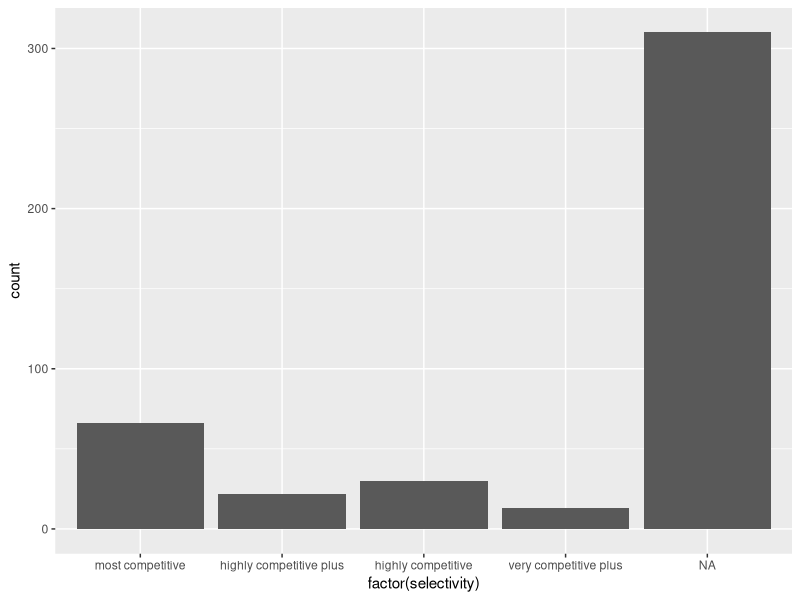
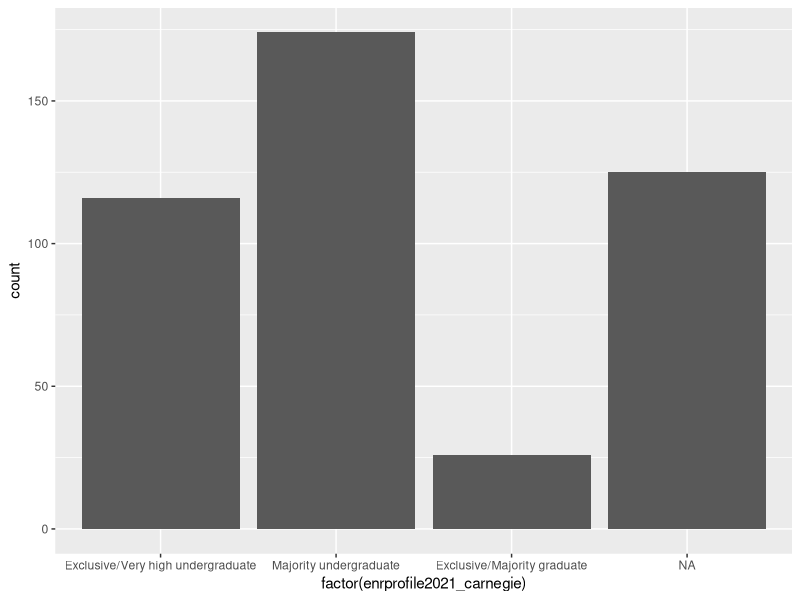
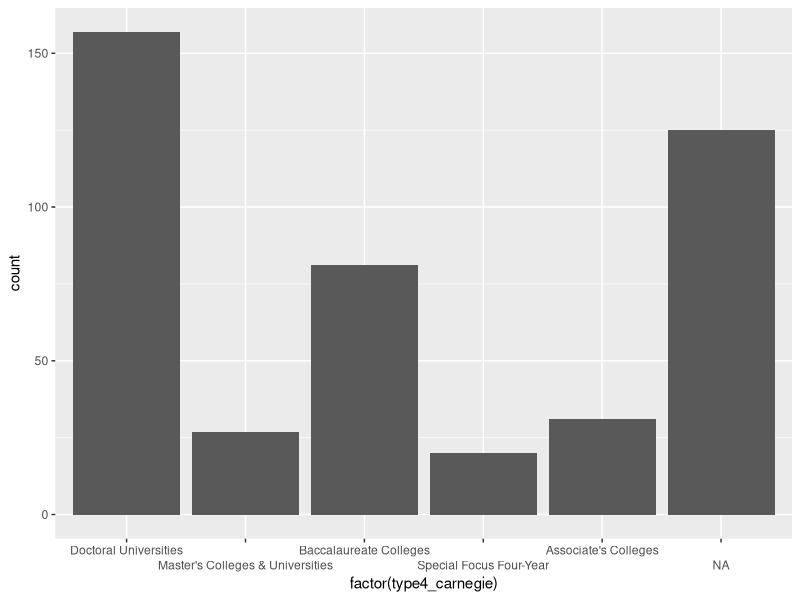
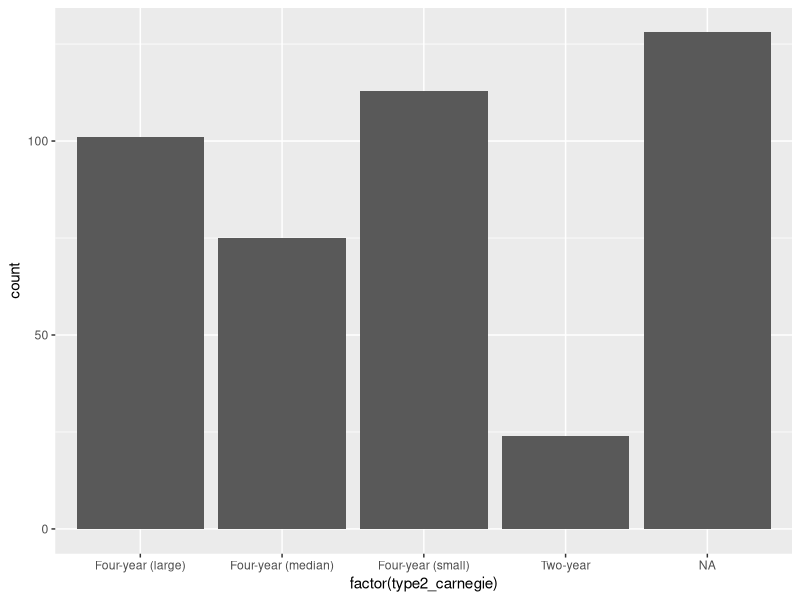
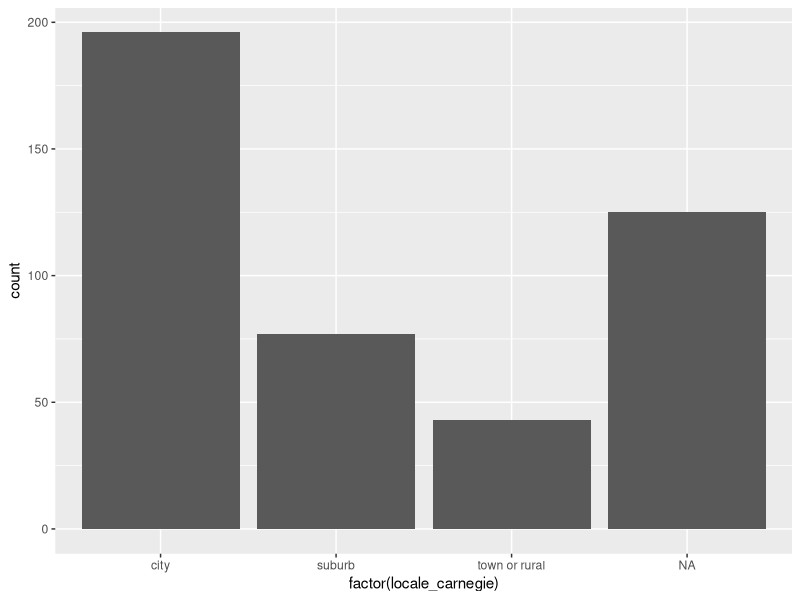
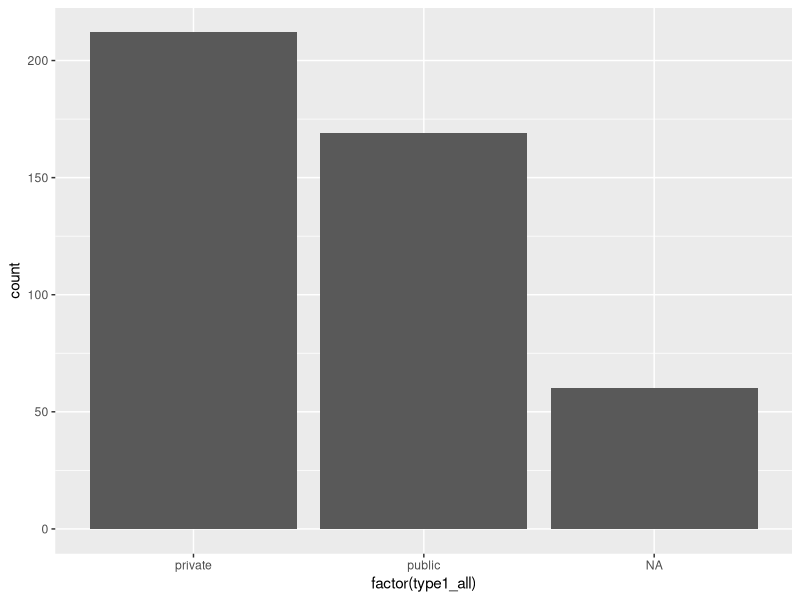
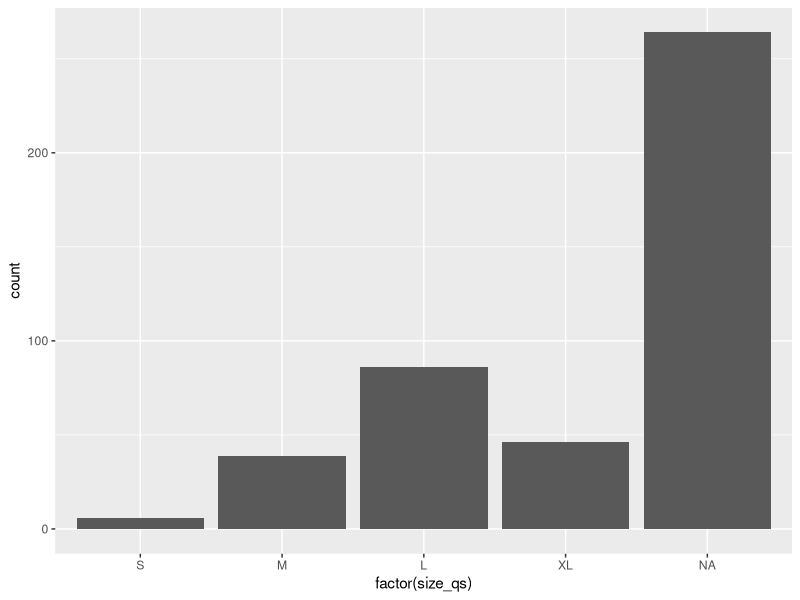
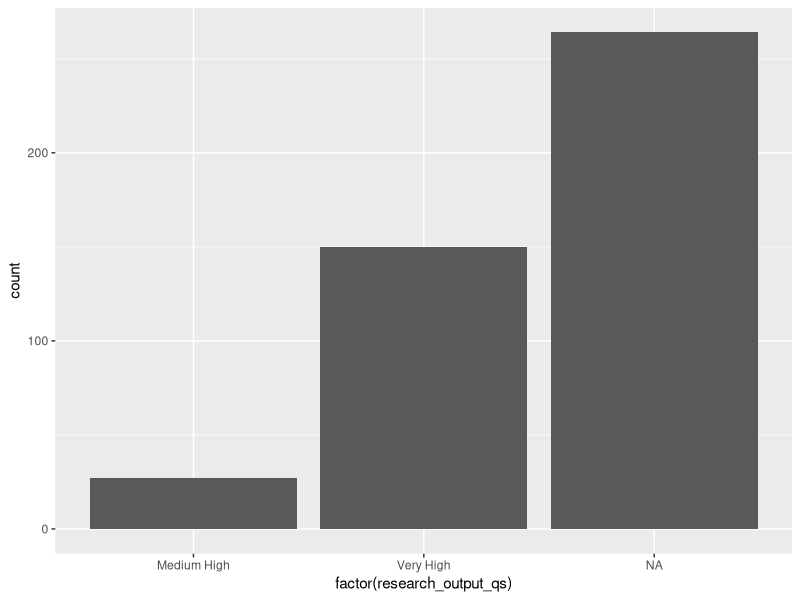

Recreate these plots in R, in order.
## ---- chunk 1
library(tidyverse)
library(readxl)
library(here)

# The arwu dataset
arwu2018 <- read_delim(here::here("dataset/arwu-usa-2018.csv"), 
                       delim = ";", 
                       escape_double = FALSE, 
                       trim_ws = TRUE)

problems(arwu2018)

arwu2018 <- arwu2018 %>% 
  select(University, `Total score`, `World rank`, `World rank integer`, `National rank`, `N&S`, `Hi Ci`, Alumni, Award, PUB, PCP) %>% 
  rename(university = University,
         total_score_arwu = `Total score`, 
         world_rank_cat_arwu = `World rank`, 
         world_rank_arwu = `World rank integer`, 
         national_rank_arwu = `National rank`, 
         n_s_arwu = `N&S`, 
         hi_ci_arwu = `Hi Ci`, 
         alumni_arwu = Alumni, 
         award_arwu = Award, 
         pub_arwu = PUB, 
         pcp_arwu = PCP)


# The qs dataset
qs2022 <- read_csv(here::here("dataset/qs_world_university_ranking_2022.csv"))
  
problems(qs2022)

qs2022 <- qs2022 %>% 
  select(university, size, type, city, score, rank_display, research_output, faculty_count, student_faculty_ratio, international_students) %>% 
  rename(size_qs = size, 
         type1_qs = type, 
         score_qs = score, 
         world_rank_qs = rank_display, 
         research_output_qs = research_output, 
         faculty_count_qs = faculty_count, 
         stu_facl_ratio_qs = student_faculty_ratio, 
         international_students_qs = international_students)


# The selectivity dataset
selectivity <- read_excel(here::here("dataset/Selectivity rank.xlsx"))
  
problems(selectivity)

selectivity <- selectivity %>% 
  rename(university = `Institution Name`, 
         state = State, 
         selectivity = Selectivity)


# The city_population_density dataset
city_population_density2016 <- read_csv(here::here("dataset/US Population Density.csv"))

problems(city_population_density2016)

city_population_density2016 <- city_population_density2016 %>% 
  rename(city = City, 
         state = State, 
         city_population_density = `Population Density (Persons/Square Mile)`, 
         city_population = `2016 Population`, 
         city_land_area = `Land Area (Square Miles)`)


# The opendoors dataset
opendoors_2021SY <- read_csv(here::here("dataset/OpendoorsPopulation.csv"),
                             skip = 1)

problems(opendoors_2021SY)

opendoors_2021SY <- opendoors_2021SY %>% 
  rename(university = Institutions, 
         city = City, 
         state_opendoors = State,
         international_students_opendoors = `Int'l Students`)


# The kaggle dataset
kagglecolleges <- read_csv(here::here("dataset/Kagglecolleges.csv"))

problems(kagglecolleges)

kagglecolleges <- kagglecolleges %>% 
  rename(national_rank_kaggle = ...1, 
         university = `College Name`, 
         tuition_kaggle = Tuition,
         enrollment_kaggle = `Enrollment Numbers`) %>% 
  mutate(national_rank_kaggle = national_rank_kaggle + 1) 


# The P1_Carnegie dataset
p1_carnegie <- read_csv(here::here("dataset/P1_Carnegie.csv"))

problems(p1_carnegie)

p1_carnegie <- p1_carnegie %>% 
  rename(university = name, 
         state_carnegie = state)


# The top120enrollment2020fall dataset
top120enrollment2020fall <- read_excel(here::here("dataset/total erollment size top120.xls"),
                          skip = 1)

problems(top120enrollment2020fall)

top120enrollment2020fall <- top120enrollment2020fall %>% 
  select(-Rank) %>% 
  rename(university = Institution, 
         state_top120enrollment = State, 
         type1_top120enrollment = Control,
         type2_top120enrollment = Level,
         enrollment_top120enrollment = TotalEnrollment)


# The nat_lib_uscolleges dataset
nat_lib_uscolleges <- read_excel(here::here("dataset/Nat_Lib_USColleges.xlsx"))

problems(nat_lib_uscolleges)

nat_lib_uscolleges <- nat_lib_uscolleges %>% 
  rename(university = SCHOOL, 
         city = City,
         state_natlib = State, 
         international_students_natlib = INTERNATIONAL,
         type3_natlib = Type)
## ---- chunk 2
full_data_leftjoinCarnegie <- arwu2018 %>% 
  full_join(kagglecolleges, by = "university") %>% 
  full_join(nat_lib_uscolleges, by = "university") %>% 
  full_join(opendoors_2021SY, by = "university") %>% 
  full_join(qs2022, by = "university") %>% 
  full_join(selectivity, by = "university") %>% 
  full_join(top120enrollment2020fall, by = "university") %>% 
  left_join(p1_carnegie, by = "university") 

write_csv(full_data_leftjoinCarnegie, file = here::here("dataset/full_data_leftjoinCarnegie.csv"))
## ---- chunk 3
## Turn type1_top120enrollment and type1_qs into numeric variable
full_data_leftjoinCarnegie <- full_data_leftjoinCarnegie %>% 
  mutate(type1_top120enrollment = ifelse(type1_top120enrollment=="Public", 1, type1_top120enrollment)) %>%
  mutate(type1_top120enrollment = ifelse(type1_top120enrollment=="PrivNp", 2, type1_top120enrollment)) %>%
  mutate(type1_top120enrollment = ifelse(type1_top120enrollment=="PrivFp", 3, type1_top120enrollment)) %>%
  mutate(type1_qs = ifelse(type1_qs=="Public", 1, type1_qs)) %>%
  mutate(type1_qs = ifelse(type1_qs=="Private", 4, type1_qs))

full_data_leftjoinCarnegie$type1_top120enrollment <- as.numeric(full_data_leftjoinCarnegie$type1_top120enrollment)
full_data_leftjoinCarnegie$type1_qs <- as.numeric(full_data_leftjoinCarnegie$type1_qs)


## Only keep one city column (there are four after joining) 
full_data_leftjoinCarnegie1 <- full_data_leftjoinCarnegie %>% 
  filter(!is.na(university)) %>% 
  head(-4) %>% 
  relocate(university, city.x, city.y, city.x.x, city.y.y) %>%
  arrange(is.na(city.x)) %>% 
  mutate(city.x = ifelse(is.na(city.x), city.y, city.x)) %>% 
  mutate(city.x = ifelse(is.na(city.x), city.x.x, city.x)) %>% 
  mutate(city.x = ifelse(is.na(city.x), city.y.y, city.x)) %>% 
  arrange(is.na(city.x)) %>% 
  select(-city.y, -city.x.x, -city.y.y) %>% 
  rename(city = city.x) %>% 
## Only keep one state column (there are five after joining)
  relocate(university, city, state, state_natlib, state_opendoors, state_top120enrollment, state_carnegie) %>%
  arrange(is.na(state)) %>% 
  mutate(state = ifelse(is.na(state), state_natlib, state)) %>% 
  mutate(state = ifelse(is.na(state), state_opendoors, state)) %>% 
  mutate(state = ifelse(is.na(state), state_top120enrollment, state)) %>%
  mutate(state = ifelse(is.na(state), state_carnegie, state)) %>%
  arrange(is.na(state)) %>% 
  select(-state_natlib, -state_opendoors, -state_top120enrollment, -state_carnegie) %>% 
## Relocate international students population datapoints (there are three)
  relocate(university, city, state, international_students_natlib, international_students_opendoors, international_students_qs) %>%
## Filter out if data is misisng on international_students_natlib, international_students_qs, or international_students_opendoors
  filter(!is.na(international_students_natlib) | !is.na(international_students_opendoors) | !is.na(international_students_qs)) 

write_csv(full_data_leftjoinCarnegie1, file = here::here("dataset/full_data_leftjoinCarnegie1.csv"))
## ---- chunk 4
full_data_leftjoinCarnegie1_dedup <- read_csv(here::here("dataset/full_data_leftjoinCarnegie1_dedup.csv"))

problems(full_data_leftjoinCarnegie1_dedup)
## ---- chunk 5
semi_clean_data <- 
  full_data_leftjoinCarnegie1_dedup %>% 
## Clean type1 variables (private or public) based on control_carnegie, type1_qs, and type1_top120enrollment
  mutate(type1_all = ifelse(is.na(control_carnegie), type1_top120enrollment, control_carnegie)) %>% 
  mutate(type1_all = ifelse(is.na(type1_all), type1_qs, type1_all)) %>% 
  arrange(type1_all) %>% 
## Update the three university with value 4 (private) to 2 (not for profit private)
  mutate(type1_all = ifelse(type1_all==4, 2, type1_all)) %>% 
## drop the 3 original type1 variables
  select(-control_carnegie, -type1_qs, -type1_top120enrollment) %>% 
## clean other control type variables
  select(-type2_top120enrollment) %>% 
  rename(type2_carnegie = sizeset2021_carnegie,
         type4_carnegie = basic2021_carnegie) %>% 
## Create a new variable for international student population so that it takes the maximum value from the international_students_qs and international_students_opendoors
  mutate(international_students_max = pmax(international_students_qs, international_students_opendoors, na.rm = TRUE)) %>% 
## left join with city_population_density2016
  left_join(city_population_density2016, by = c("city","state")) %>% 
## Relocate the variables
  relocate(university, city, state,
           city_population_density, city_population, city_land_area,
           international_students_natlib, international_students_max, international_students_qs, international_students_opendoors, 
           tuition_kaggle,
           selectivity,
           world_rank_cat_arwu, world_rank_arwu, world_rank_qs,
           national_rank_arwu, national_rank_kaggle,
           type1_all,
           type2_carnegie,
           type3_natlib,
           type4_carnegie, enrprofile2021_carnegie,
           locale_carnegie,
           size_qs,
           faculty_count_qs, stu_facl_ratio_qs,
           research_output_qs, award_arwu, hi_ci_arwu, n_s_arwu, pub_arwu,
           pcp_arwu, alumni_arwu,
           enrollment_kaggle, enrollment_top120enrollment,
           total_score_arwu, score_qs) 


## Collapse, label, and reorder levels for categorical variables
clean_data <- semi_clean_data

# selectivity
clean_data$selectivity[clean_data$selectivity == 1] <- "most competitive"
clean_data$selectivity[clean_data$selectivity == 2] <- "highly competitive plus"
clean_data$selectivity[clean_data$selectivity == 3] <- "highly competitive"
clean_data$selectivity[clean_data$selectivity == 4] <- "very competitive plus"

selectivity_levels <- c(
  "most competitive",
  "highly competitive plus",
  "highly competitive",
  "very competitive plus")

clean_data$selectivity <- factor(clean_data$selectivity, levels = selectivity_levels)

clean_data %>% ggplot(aes(x=factor(selectivity)))+geom_bar()


# enrprofile2021_carnegie 
clean_data$enrprofile2021_carnegie[clean_data$enrprofile2021_carnegie == 1 | 
                                     clean_data$enrprofile2021_carnegie == 2 | 
                                     clean_data$enrprofile2021_carnegie == 3] <- "Exclusive/Very high undergraduate"

clean_data$enrprofile2021_carnegie[clean_data$enrprofile2021_carnegie == 4 | 
                                     clean_data$enrprofile2021_carnegie == 5] <- "Majority undergraduate"


clean_data$enrprofile2021_carnegie[clean_data$enrprofile2021_carnegie == 6 | 
                                     clean_data$enrprofile2021_carnegie == 7] <- "Exclusive/Majority graduate"

enrprofile2021_carnegie_levels <- c(
  "Exclusive/Very high undergraduate",
  "Majority undergraduate",
  "Exclusive/Majority graduate")
  
clean_data$enrprofile2021_carnegie <- factor(clean_data$enrprofile2021_carnegie, levels = enrprofile2021_carnegie_levels)

clean_data %>% ggplot(aes(x=factor(enrprofile2021_carnegie)))+geom_bar()


# type4_carnegie
clean_data$type4_carnegie[clean_data$type4_carnegie == 1 | 
                            clean_data$type4_carnegie == 2 |
                            clean_data$type4_carnegie == 3 |
                            clean_data$type4_carnegie == 4 |
                            clean_data$type4_carnegie == 5 | 
                            clean_data$type4_carnegie == 6 |
                            clean_data$type4_carnegie == 14 ] <- "Associate's Colleges"

clean_data$type4_carnegie[clean_data$type4_carnegie == 15 | 
                          clean_data$type4_carnegie == 16 |
                          clean_data$type4_carnegie == 17 ] <- "Doctoral Universities"
    
clean_data$type4_carnegie[clean_data$type4_carnegie == 18 | 
                          clean_data$type4_carnegie == 19 |
                          clean_data$type4_carnegie == 20 ] <- "Master's Colleges & Universities"

clean_data$type4_carnegie[clean_data$type4_carnegie == 21 | 
                          clean_data$type4_carnegie == 22 |
                          clean_data$type4_carnegie == 23 ] <- "Baccalaureate Colleges"

clean_data$type4_carnegie[clean_data$type4_carnegie == 24 | 
                          clean_data$type4_carnegie == 25 |
                          clean_data$type4_carnegie == 26 |
                          clean_data$type4_carnegie == 27 |
                          clean_data$type4_carnegie == 28 | 
                          clean_data$type4_carnegie == 29 |
                          clean_data$type4_carnegie == 30 ] <- "Special Focus Four-Year"

type4_carnegie_levels <- c(
  "Doctoral Universities",
  "Master's Colleges & Universities",
  "Baccalaureate Colleges",
  "Special Focus Four-Year",
  "Associate's Colleges")

clean_data$type4_carnegie <- factor(clean_data$type4_carnegie, levels = type4_carnegie_levels)

clean_data %>% ggplot(aes(x=factor(type4_carnegie)))+geom_bar()+scale_x_discrete(guide = guide_axis(n.dodge=2))



# type2_carnegie
clean_data$type2_carnegie[clean_data$type2_carnegie == 3 | 
                          clean_data$type2_carnegie == 4 |
                          clean_data$type2_carnegie == 5 ] <- "Two-year"

clean_data$type2_carnegie[clean_data$type2_carnegie == 6 | 
                          clean_data$type2_carnegie == 7 |
                          clean_data$type2_carnegie == 8 |
                          clean_data$type2_carnegie == 9 |
                          clean_data$type2_carnegie == 10 |
                          clean_data$type2_carnegie == 11 ] <- "Four-year (small)"

clean_data$type2_carnegie[clean_data$type2_carnegie == 12 | 
                          clean_data$type2_carnegie == 13 |
                          clean_data$type2_carnegie == 14 ] <- "Four-year (median)"

clean_data$type2_carnegie[clean_data$type2_carnegie == 15 | 
                          clean_data$type2_carnegie == 16 |
                          clean_data$type2_carnegie == 17 ] <- "Four-year (large)"

type2_carnegie_levels <- c(
  "Four-year (large)",
  "Four-year (median)",
  "Four-year (small)",
  "Two-year")

clean_data$type2_carnegie <- factor(clean_data$type2_carnegie, levels = type2_carnegie_levels)

clean_data %>% ggplot(aes(x=factor(type2_carnegie)))+geom_bar()


# locale_carnegie
clean_data$locale_carnegie[clean_data$locale_carnegie == 11 | 
                             clean_data$locale_carnegie == 12 |
                             clean_data$locale_carnegie == 13 ] <- "city"

clean_data$locale_carnegie[clean_data$locale_carnegie == 21 | 
                             clean_data$locale_carnegie == 22 |
                                                    clean_data$locale_carnegie == 23 ] <- "suburb"

clean_data$locale_carnegie[clean_data$locale_carnegie == 31 | 
                             clean_data$locale_carnegie == 32 |
                             clean_data$locale_carnegie == 33 |
                             clean_data$locale_carnegie == 41 |
                             clean_data$locale_carnegie == 42 ] <- "town or rural"

locale_carnegie_levels <- c(
  "city",
  "suburb",
  "town or rural")

clean_data$locale_carnegie <- factor(clean_data$locale_carnegie, levels = locale_carnegie_levels)

clean_data %>% ggplot(aes(x=factor(locale_carnegie)))+geom_bar()


# type1_all
clean_data <- clean_data %>% 
  mutate(type1_all = ifelse(type1_all==3, 2, type1_all)) 

clean_data$type1_all[clean_data$type1_all == 1 ] <- "public"
clean_data$type1_all[clean_data$type1_all == 2 ] <- "private"
clean_data$type1_all <- factor(clean_data$type1_all)

clean_data %>% ggplot(aes(x=factor(type1_all)))+geom_bar()


# size_qs
size_levels <- c(
  "S",
  "M",
  "L",
  "XL")

clean_data$size_qs <- factor(clean_data$size_qs, levels = size_levels)

clean_data %>% ggplot(aes(x=factor(size_qs)))+geom_bar()


# research_output_qs
clean_data$research_output_qs[clean_data$research_output_qs == "High" |
                                clean_data$research_output_qs == "Medium" ] <- "Medium High"

clean_data$research_output_qs <- factor(clean_data$research_output_qs)

clean_data %>% ggplot(aes(x=factor(research_output_qs)))+geom_bar()


# world_rank_cat_arwu
suppressWarnings({
  clean_data$world_rank_cat_arwu[as.integer(clean_data$world_rank_cat_arwu) > 0  & 
                                   as.integer(clean_data$world_rank_cat_arwu) < 21] <- "1-20"
  clean_data$world_rank_cat_arwu[as.integer(clean_data$world_rank_cat_arwu) > 20  & 
                                   as.integer(clean_data$world_rank_cat_arwu) < 51] <- "21-50"
  clean_data$world_rank_cat_arwu[as.integer(clean_data$world_rank_cat_arwu) > 50  & 
                                   as.integer(clean_data$world_rank_cat_arwu) < 101] <- "51-100"
})


arwu_levels <- c(
  "1-20",
  "21-50",
  "51-100",
  "101-150",
  "151-200",
  "201-300",
  "301-400",
  "401-500")

clean_data$world_rank_cat_arwu <- factor(clean_data$world_rank_cat_arwu, levels = arwu_levels)
  
clean_data %>% ggplot(aes(x=factor(world_rank_cat_arwu)))+geom_bar()


# world_rank_qs
suppressWarnings({
  clean_data$world_rank_qs[as.integer(clean_data$world_rank_qs) > 0  & 
                             as.integer(clean_data$world_rank_qs) < 21] <- "1-20"
  clean_data$world_rank_qs[as.integer(clean_data$world_rank_qs) > 20  & 
                             as.integer(clean_data$world_rank_qs) < 51] <- "21-50"
  clean_data$world_rank_qs[as.integer(clean_data$world_rank_qs) > 50  & 
                             as.integer(clean_data$world_rank_qs) < 101] <- "51-100"
  clean_data$world_rank_qs[as.integer(clean_data$world_rank_qs) > 100  & 
                             as.integer(clean_data$world_rank_qs) < 151] <- "101-150"
  clean_data$world_rank_qs[as.integer(clean_data$world_rank_qs) > 150  & 
                             as.integer(clean_data$world_rank_qs) < 201] <- "151-200"
  clean_data$world_rank_qs[as.integer(clean_data$world_rank_qs) > 200  & 
                             as.integer(clean_data$world_rank_qs) < 301] <- "201-300"
  clean_data$world_rank_qs[as.integer(clean_data$world_rank_qs) > 300  & 
                             as.integer(clean_data$world_rank_qs) < 401] <- "301-400"
  clean_data$world_rank_qs[as.integer(clean_data$world_rank_qs) > 400  & 
                             as.integer(clean_data$world_rank_qs) < 501] <- "401-500"
  clean_data$world_rank_qs[clean_data$world_rank_qs == "511-520" |
                             clean_data$world_rank_qs == "541-550" |
                             clean_data$world_rank_qs == "561-570" |
                             clean_data$world_rank_qs == "571-580" |
                             clean_data$world_rank_qs == "581-590"] <- "501-600"
  clean_data$world_rank_qs[clean_data$world_rank_qs == "601-650" |
                             clean_data$world_rank_qs == "651-700" |
                             clean_data$world_rank_qs == "701-750" |
                             clean_data$world_rank_qs == "751-8000"] <- "601-800"
  clean_data$world_rank_qs[clean_data$world_rank_qs == "1201"] <- "1001-1200"
})
  

qs_levels <- c(
  "1-20",
  "21-50",
  "51-100",
  "101-150",
  "151-200",
  "201-300",
  "301-400",
  "401-500",
  "501-600",
  "601-800",
  "801-1000",
  "1001-1200")


clean_data$world_rank_qs <- factor(clean_data$world_rank_qs, levels = qs_levels)

clean_data %>% ggplot(aes(x=factor(world_rank_qs)))+geom_bar()


